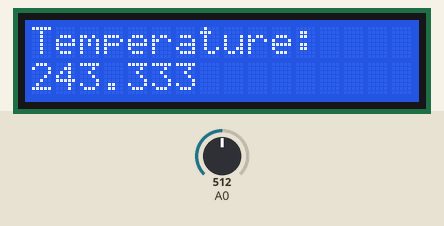
This program was run on a simulated Arduino Uno, built with avr-gcc and run on an emulated ATmega328P. On the bench: 16×2 character LCD. The inputs (shaded band) are chosen by the test bench; at power-on: A0 = 512. What the program prints to the serial monitor is not drawn.

Above: at 1.2 s.
1.3 s: A0 set to 716
At 2.8 s:
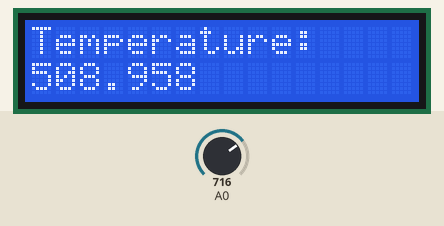
5.4 s: A0 set to 900
At 6.9 s:
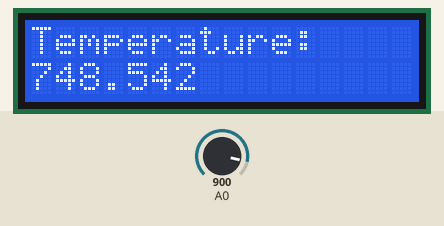
8.6 s: A0 set to 1023
At 9.8 s:
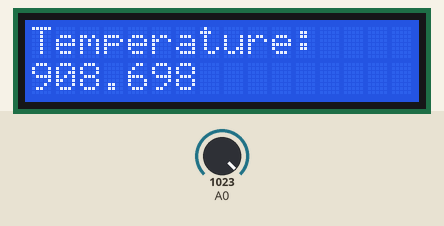
Timing chart, 0 to 11.6 s (numbered marks = the images above; inputs shaded):
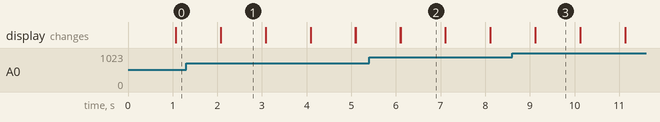

Measured:
- after the input at 1.3 s, the display: first differs from a run without the input after 0.78 s (image 1)
- after the input at 5.4 s, the display: first differs from a run without the input after 0.70 s (image 2)
- after the input at 8.6 s, the display: first differs from a run without the input after 0.52 s (image 3)
- what the display in image 1 shows lasts 1.0 s, from 2.1 s to 3.1 s

The program:

main.cpp
```cpp
#include "Arduino.h"
#include <LiquidCrystal.h>

int rs =7;
int en = 8;
int d4 = 9;
int d5 = 10;
int d6 = 11;
int d7 = 12;

LiquidCrystal lcd(rs,en,d4,d5,d6,d7);

double linear_regression(double v)
{
	// values obtained from Linear regression python code
	return (v - 1.5875)/ 0.00375;
}

void setup()
{
	lcd.begin(16,2); // 16 coloumns, 2rows display
	Serial.begin(9600);
}

void loop()
{
	int sensorValue = analogRead(A0);
	double voltage = (5*sensorValue/1024.0);
	double temper = linear_regression(voltage);
	Serial.println(voltage);

	lcd.setCursor(0,0);
	lcd.print("Temperature: ");

	lcd.setCursor(0,1);
	lcd.print(temper, 3);
	delay(1000);
	lcd.clear();
}
```
